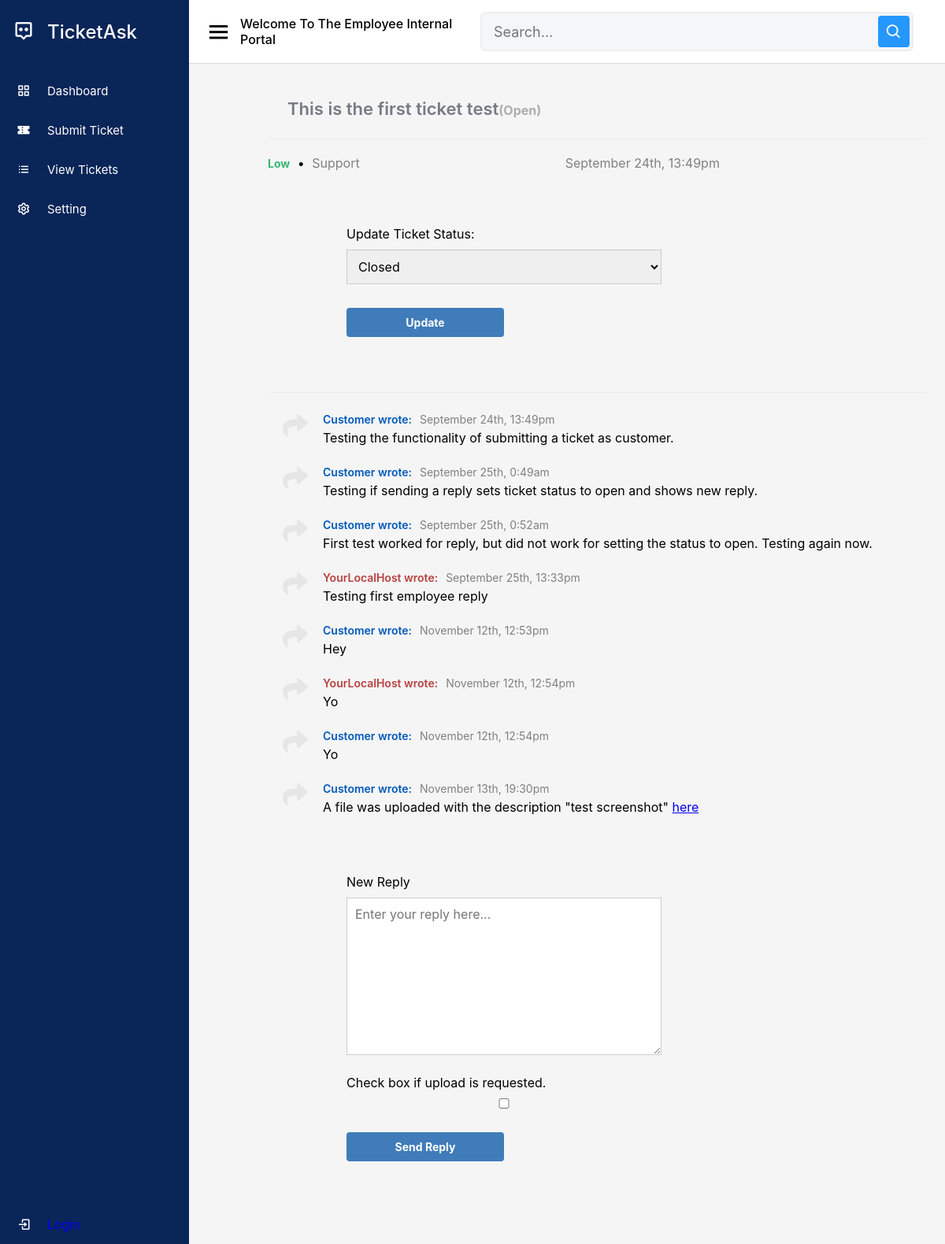
The page /view.php?ticket_id=2 (signed in) on the database its author committed.
### tables this page shows
CREATE TABLE `Ticket` (
  `ticket_id` int(11) NOT NULL,
  `opened` datetime NOT NULL DEFAULT current_timestamp(),
  `subject` varchar(35) NOT NULL,
  `customer_id` int(11) NOT NULL,
  `employee_id` int(11) DEFAULT NULL,
  `status_id` int(11) NOT NULL DEFAULT 1,
  `priority_id` int(11) NOT NULL DEFAULT 1,
  `queue_id` int(11) NOT NULL DEFAULT 1
);

CREATE TABLE `TicketContent` (
  `content_id` int(11) NOT NULL,
  `ticket_id` int(11) NOT NULL,
  `created` datetime NOT NULL DEFAULT current_timestamp(),
  `content_type` int(11) NOT NULL,
  `content` text NOT NULL,
  `customer_id` int(11) DEFAULT NULL,
  `employee_id` int(11) DEFAULT NULL
);

### view.php (the view, shortened to what this page needs)
<?php
include 'functions.php';
$pdo = pdo_connect_mysql();
$stmt = $pdo->prepare('Select * FROM Ticket WHERE ticket_id = ?');
$stmt->execute([$_GET['ticket_id']]);
$ticket = $stmt->fetch(PDO::FETCH_ASSOC);
$stmt = $pdo->prepare('Select * FROM TicketContent WHERE ticket_id = ? AND content_type = 1 ORDER BY created ASC');
$stmt->execute([$_GET['ticket_id']]);
$ticketcontents = $stmt->fetchAll(PDO::FETCH_ASSOC);
if ($ticket['priority_id'] == 1) {
	$priority_str = 'Low';
} elseif ($ticket['priority_id'] == 2) {
	$priority_str = 'Medium';
} elseif ($ticket['priority_id'] == 3) {
	$priority_str = 'High';
}
if ($ticket['status_id'] == 1) {
	$status_str = 'Open';
} elseif ($ticket['status_id'] == 2) {
	$status_str = 'Closed';
} elseif ($ticket['status_id'] == 3) {
	$status_str = 'Resolved';
}
if ($ticket['queue_id'] == 1) {
	$queue_str = 'Support';
} elseif ($ticket['queue_id'] == 2) {
	$queue_str = 'Billing';
} elseif ($ticket['queue_id'] == 3) {
	$queue_str = 'Sales';
}
?>
<?=template_header(htmlspecialchars($ticket['subject'], ENT_QUOTES))?>
<div class="content view">
	<h2><?=htmlspecialchars($ticket['subject'], ENT_QUOTES)?><span class="<?=strtolower($status_str)?>">(<?=$status_str?>)</span></h2>
	<div class="ticket">
        <div>
            <p>
                <span class="priority <?=strtolower($priority_str)?>"><?=$priority_str?></span>
                <span class="sep">&bull;</span>
                <span class="category"><?=$queue_str?></span>
			</p>
			<p class="created"><?=date('F dS, G:ia', strtotime($ticket['opened']))?></p>
		</div>
    </div>
	<div class="content update">
		<form action="" method="post" class="responsive-width-100" enctype="multipart/form-data">
			<label for="new_status">Update Ticket Status:</label>
			<select name="new_status" id="new_status" required>
				<option value=2>Closed</option>
			</select>
			<input type="submit" value="Update">
		</form>
	</div>
<div class="comments">
	<?php foreach ($ticketcontents as $ticketcontent): ?>
		<div class="comment">
			<div>
				<i class="fas fa-reply fa-2x"></i>
			</div>
			<p>
				<span class="header">
					<?php $name="Customer"; ?>
					<?php $class = ''; ?>
					<?php if ($ticketcontent['customer_id'] == NULL ): ?>
						<?php $name="YourLocalHost"; ?>
						<?php $class = ' is-admin'; ?>
					<?php endif; ?>
					<span class="name <?=$class?>"><?=$name ?> wrote:</span>
					<span class="date"><?=date('F dS, G:ia', strtotime($ticketcontent['created']))?></span>
				</span>
			<? echo $ticketcontent['content'] ?>
			</p>
		</div>
	<?php endforeach; ?>
	<div class="content update">
		<form action="" method="post" class="responsive-width-100" enctype="multipart/form-data">
			<label for="reply">New Reply</label>
			<textarea name="reply" placeholder="Enter your reply here..." id="reply" required></textarea>
			<label for="uploadrequested"> Check box if upload is requested. </label>
			<input type="checkbox" id="uploadrequested" name="uploadrequested" value="yes">
			<input type="submit" value="Send Reply">
		</form>
	</div>
</div>

### functions.php (shortened to what this page needs)
<?php
function template_header($title) {
	$login_link = isset($_SESSION['customer_logged_in']) ? '<a href="logout.php"><i class="bx bx-log-out"></i><span class="links_name">Log out</span></a>' : '<a href="login.php"><i class="bx bx-log-in"></i><span>Login</span></a>';
echo <<<EOT
<!DOCTYPE html>
<html>
	<head>
		<meta charset="utf-8">
		<meta name="viewport" content="width=device-width, initial-scale=1.0">
		<title>$title</title>
		<link href="style.css" rel="stylesheet" type="text/css">
		<link rel="stylesheet" href="https://use.fontawesome.com/releases/v5.7.1/css/all.css">
		<link href="https://unpkg.com/boxicons@2.0.7/css/boxicons.min.css" rel="stylesheet">
	</head>
	<body>
		<div class="sidebar">
    		<div class="logo-details">
				<i class='bx bx-message-alt-dots'></i>
      			<span class="logo_name">TicketAsk</span>
    		</div>
      			<ul class="nav-links">
        			<li>
          				<a href="index.php" class="active">
            				<i class='bx bx-grid-alt' ></i>
            				<span class="links_name">Dashboard</span>
          				</a>
        			</li>
        			<li>
						<a href="create.php">
							<i class='bx bxs-coupon'></i>
							<span class="links_name">Submit Ticket</span>
						</a>
					</li>
					<li>
						<a href="tickets.php">
							<i class='bx bx-list-ul' ></i>
							<span class="links_name">View Tickets</span>
						</a>
					</li>
					<li>
						<a href="#">
							<i class='bx bx-cog' ></i>
							<span class="links_name">Setting</span>
						</a>
					</li>
					<li class="log_out">
						$login_link
					</li>
				</ul>
		</div>
	<section class="home-section">
		<nav>
			<div class="sidebar-button">
				<i class='bx bx-menu sidebarBtn'></i>
				<span class="dashboard">Welcome To The Employee Internal Portal</span>
			</div>
			<div class="search-box">
				<input type="text" placeholder="Search...">
				<i class='bx bx-search' ></i>
			</div>
		</nav>
	<script>
		let sidebar = document.querySelector(".sidebar");
	let sidebarBtn = document.querySelector(".sidebarBtn");
	sidebarBtn.onclick = function() {
  		sidebar.classList.toggle("active");
 		if(sidebar.classList.contains("active")){
  		sidebarBtn.classList.replace("bx-menu" ,"bx-menu-alt-right");
	}else
  		sidebarBtn.classList.replace("bx-menu-alt-right", "bx-menu");
	}
 	</script>
EOT;
}
?>

### style.css (style rules this page uses)
* { margin: 0; padding: 0; box-sizing: border-box; font-family: -apple-system, BlinkMacSystemFont, "segoe ui", roboto, oxygen, ubuntu, cantarell, "fira sans", "droid sans", "helvetica neue", Arial, sans-serif; font-size: 16px; }
body { background-color: #FFFFFF; margin: 0; }
.sidebar { position: fixed; height: 100%; width: 240px; background: #0A2558; transition: all 0.5s ease; }
.sidebar .logo-details { height: 80px; display: flex; align-items: center; }
.sidebar .logo-details i { font-size: 28px; font-weight: 500; color: #fff; min-width: 60px; text-align: center }
.sidebar .logo-details .logo_name { color: #fff; font-size: 24px; font-weight: 500; }
.sidebar .nav-links { margin-top: 10px; }
.sidebar .nav-links li { position: relative; list-style: none; height: 50px; }
.sidebar .nav-links li a { height: 100%; width: 100%; display: flex; align-items: center; text-decoration: none; transition: all 0.4s ease; }
.sidebar .nav-links li i { min-width: 60px; text-align: center; font-size: 18px; color: #fff; }
.sidebar .nav-links li a .links_name { color: #fff; font-size: 15px; font-weight: 400; white-space: nowrap; }
.sidebar .nav-links .log_out { position: absolute; bottom: 0; width: 100%; }
.home-section { position: relative; background: #f5f5f5; min-height: 100vh; width: calc(100% - 240px); left: 240px; transition: all 0.5s ease; }
.home-section nav { display: flex; justify-content: space-between; height: 80px; background: #fff; display: flex; align-items: center; position: fixed; width: calc(100% - 240px); left: 240px; z-index: 100; padding: 0 20px; box-shadow: 0 1px 1px rgba(0, 0, 0, 0.1); transition: all 0.5s ease; }
.home-section nav .sidebar-button { display: flex; align-items: center; font-size: 24px; font-weight: 500; }
nav .sidebar-button i { font-size: 35px; margin-right: 10px; }
.home-section nav .search-box { position: relative; height: 50px; max-width: 550px; width: 100%; margin: 0 20px; }
nav .search-box input { height: 100%; width: 100%; outline: none; background: #F5F6FA; border: 2px solid #EFEEF1; border-radius: 6px; font-size: 18px; padding: 0 15px; }
nav .search-box .bx-search { position: absolute; height: 40px; width: 40px; background: #2697FF; right: 5px; top: 50%; transform: translateY(-50%); border-radius: 4px; line-height: 40px; text-align: center; color: #fff; font-size: 22px; transition: all 0.4 ease; }
.content { margin: 0 auto 0 50px; padding: 25px 25px 25px 50px; }
.content h2 { padding: 100px 25px 25px 25px; font-size: 22px; font-weight: 600; border-bottom: 0.5px solid #ebebeb; color: #767a84; }
.view h2 span { font-weight: 700; }
.view h2 .open { color: #aeaeae; }
.view .ticket { padding: 20px 0; }
.view .ticket .priority { font-weight: bold; text-transform: capitalize; font-size: 14px; }
.view .ticket .priority.low { color: #38b673; }
.view .ticket .sep { padding: 0 5px; }
.view .ticket .category { color: gray; }
.view .ticket .created { display: flex; color: gray; justify-content: flex-end; flex-grow: 0.5; }
.view .ticket div { display: flex; }
.view .comments { margin-top: 15px; border-top: 1px solid #ebebeb; padding: 25px 0; }
.view .comments .comment { display: flex; padding-bottom: 5px; }
.view .comments .comment div { display: flex; align-items: flex-start; justify-content: center; width: 70px; color: #e6e6e6; transform: scaleX(-1); }
.view .comments .comment p { margin: 0 0 20px 0; }
.view .comments .comment p .header { display: flex; padding-bottom: 5px; }
.view .comments .comment p .header .name, .view .comments .comment p .header .date { font-size: 14px; color: gray; }
.view .comments .comment p .header .name { font-weight: 600; padding-right: 10px; color: #0058ba; }
.view .comments .comment p .header .name.is-admin { color: #b94040; }
.update form, .view form { padding: 15px 0; display: flex; flex-flow: column; width: 400px; }
.update form label, .view form label { display: inline-flex; width: 100%; padding: 10px 0; margin-right: 25px; }
.update form input, .update form textarea, .update form select, .view form input, .view form textarea, .view form select { padding: 10px; width: 100%; margin-right: 25px; margin-bottom: 15px; border: 1px solid #cccccc; }
.update form textarea, .view form textarea { height: 200px; }
.update form input[type="submit"], .view form input[type="submit"] { display: block; background-color: #407cb9; border: 0; font-weight: bold; font-size: 14px; color: #FFFFFF; cursor: pointer; width: 200px; margin-top: 15px; border-radius: 4px; }

### rows shown on the page
ticket: subject "This is the first ticket test", status "Open", priority "Low", queue "Support", opened "September 24th, 13:49pm"
ticketcontent: name "Customer", created "September 24th, 13:49pm", content "Testing the functionality of submitting a ticket as customer."
ticketcontent: name "Customer", created "September 25th, 0:49am", content "Testing if sending a reply sets ticket status to open and shows new reply."
ticketcontent: name "Customer", created "September 25th, 0:52am", content "First test worked for reply, but did not work for setting the status to open. Testing again now."
ticketcontent: customer "YourLocalHost", created "September 25th, 13:33pm", content "Testing first employee reply"
ticketcontent: name "Customer", created "November 12th, 12:53pm", content "Hey"
ticketcontent: customer "YourLocalHost", created "November 12th, 12:54pm", content "Yo"
ticketcontent: name "Customer", created "November 12th, 12:54pm", content "Yo"
ticketcontent: name "Customer", created "November 13th, 19:30pm", content "A file was uploaded with the description \"test screenshot\" here"
